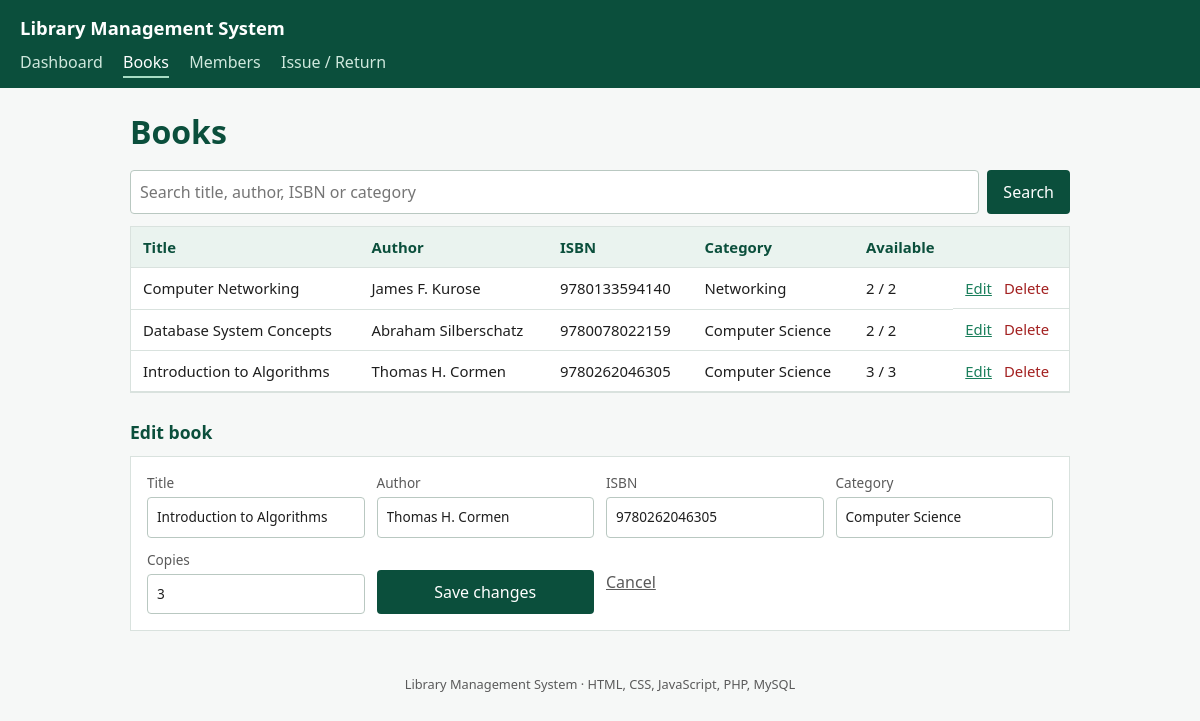
/books.php?edit=1, run on the app's committed database.
### tables this page shows
CREATE TABLE IF NOT EXISTS books (
  id INT AUTO_INCREMENT PRIMARY KEY,
  title VARCHAR(150) NOT NULL,
  author VARCHAR(100) NOT NULL,
  isbn VARCHAR(20) NOT NULL UNIQUE,
  category VARCHAR(60) NOT NULL,
  copies INT NOT NULL DEFAULT 1,
  available INT NOT NULL DEFAULT 1
);

### db.php (called while the page is built, shortened)
<?php
function h($s) { return htmlspecialchars((string)$s, ENT_QUOTES, 'UTF-8'); }

### books.php (the view, shortened to what this page needs)
<?php
require 'db.php'; $title = 'Books';
$edit = null;
if (isset($_GET['edit'])) { $s = $pdo->prepare('SELECT * FROM books WHERE id=?'); $s->execute([(int)$_GET['edit']]); $edit = $s->fetch(); }
$q = trim($_GET['q'] ?? '');
$s = $pdo->prepare('SELECT * FROM books WHERE title LIKE ? OR author LIKE ? OR isbn LIKE ? OR category LIKE ? ORDER BY title');
$like = "%$q%"; $s->execute([$like,$like,$like,$like]); $rows = $s->fetchAll();
include 'header.php';
?>
<h1>Books</h1>
<form method="get" class="search"><input type="search" name="q" value="<?= h($q) ?>" placeholder="Search title, author, ISBN or category"><button>Search</button></form>
<div class="scroll"><table>
<tr><th>Title</th><th>Author</th><th>ISBN</th><th>Category</th><th>Available</th><th></th></tr>
<?php foreach ($rows as $r): ?>
<tr><td><?= h($r['title']) ?></td><td><?= h($r['author']) ?></td><td><?= h($r['isbn']) ?></td><td><?= h($r['category']) ?></td>
<td><?= $r['available'] ?> / <?= $r['copies'] ?></td>
<td class="act"><a href="books.php?edit=<?= $r['id'] ?>">Edit</a>
<form method="post"><input type="hidden" name="action" value="delete"><input type="hidden" name="id" value="<?= $r['id'] ?>">
<button class="link danger" data-confirm="Delete this book?">Delete</button></form></td></tr>
<?php endforeach; if (!$rows): ?><tr><td colspan="6" class="muted">No books found.</td></tr><?php endif; ?>
</table></div>
<h2><?= $edit ? 'Edit book' : 'Add a book' ?></h2>
<form method="post" class="form" data-validate>
  <label>Title<input name="title" required value="<?= h($edit['title'] ?? '') ?>"></label>
  <label>Author<input name="author" required value="<?= h($edit['author'] ?? '') ?>"></label>
  <label>ISBN<input name="isbn" required pattern="[0-9Xx\-]{10,20}" title="10 to 20 digits" value="<?= h($edit['isbn'] ?? '') ?>"></label>
  <label>Category<input name="category" required value="<?= h($edit['category'] ?? '') ?>"></label>
  <label>Copies<input type="number" name="copies" min="1" required value="<?= h($edit['copies'] ?? 1) ?>"></label>
  <button><?= $edit ? 'Save changes' : 'Add book' ?></button>
  <?php if ($edit): ?><a href="books.php" class="cancel">Cancel</a><?php endif; ?>
</form>
<?php include 'footer.php'; ?>

### style.css (style rules this page uses)
:root { --g:#0b4f3c;--g2:#1b7f5c;--bg:#f6f8f7;--tx:#1e1e1e;--mu:#5a5a5a;--ln:#d9e2de;--red:#a32121 }
* { box-sizing:border-box }
body { margin:0;font-family:"Segoe UI",Calibri,Arial,sans-serif;background:var(--bg);color:var(--tx);line-height:1.5 }
h1 { color:var(--g);margin:0 0 14px }
h2 { color:var(--g);margin:26px 0 10px;font-size:1.1rem }
.scroll { overflow-x:auto;background:#fff;border:1px solid var(--ln) }
table { width:100%;border-collapse:collapse;font-size:.93rem }
th,td { padding:9px 12px;text-align:left;border-bottom:1px solid var(--ln);white-space:nowrap }
th { background:#eaf3ef;color:var(--g) }
.act { display:flex;gap:12px;align-items:center }
.act form { margin:0 }
.form { display:grid;grid-template-columns:repeat(auto-fit,minmax(200px,1fr));gap:12px;align-items:end;background:#fff;border:1px solid var(--ln);padding:16px }
label { display:flex;flex-direction:column;font-size:.85rem;color:var(--mu);gap:4px }
input,select { padding:9px;border:1px solid #b9c8c1;border-radius:4px;font:inherit;color:var(--tx);background:#fff }
button { background:var(--g);color:#fff;border:0;padding:10px 16px;border-radius:4px;font:inherit;cursor:pointer }
button.link { background:none;color:var(--g2);padding:0 }
button.danger { color:var(--red) }
.search { display:flex;gap:8px;margin-bottom:12px }
.search input { flex:1 }
.cancel { align-self:center;color:var(--mu) }
a { color:var(--g2) }

### data on the page
books: title "Computer Networking", author "James F. Kurose", isbn "9780133594140", category "Networking", available "2", copies "2"
books: title "Database System Concepts", author "Abraham Silberschatz", isbn "9780078022159", category "Computer Science", available "2", copies "2"
books: title "Introduction to Algorithms", author "Thomas H. Cormen", isbn "9780262046305", category "Computer Science", available "3", copies "3"
